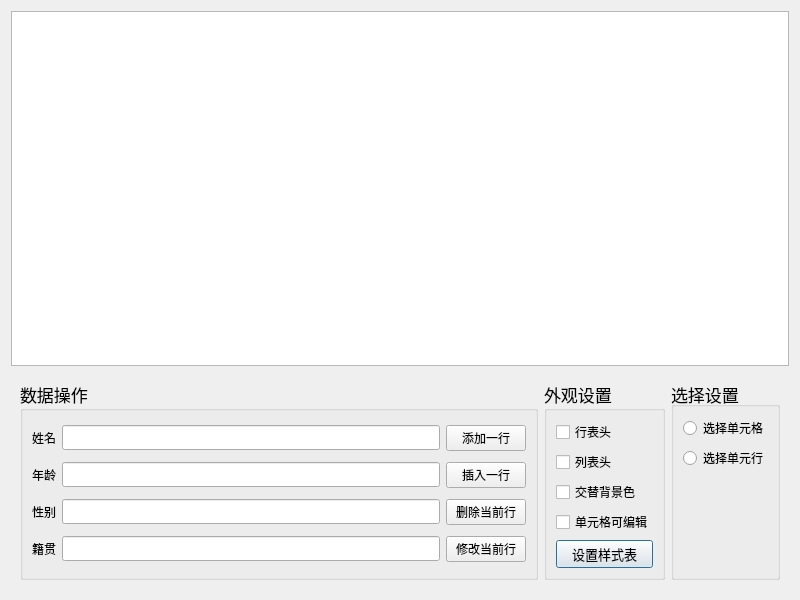
<?xml version="1.0" encoding="UTF-8"?>
<ui version="4.0">
 <class>Widget</class>
 <widget class="QWidget" name="Widget">
  <property name="geometry">
   <rect>
    <x>0</x>
    <y>0</y>
    <width>800</width>
    <height>600</height>
   </rect>
  </property>
  <property name="windowTitle">
   <string>Widget</string>
  </property>
  <layout class="QVBoxLayout" name="verticalLayout_2">
   <item>
    <widget class="QTableWidget" name="tableWidget"/>
   </item>
   <item>
    <widget class="QWidget" name="widget" native="true">
     <layout class="QGridLayout" name="gridLayout_2">
      <item row="0" column="0">
       <widget class="QGroupBox" name="selectsettings">
        <property name="font">
         <font>
          <family>Agency FB</family>
          <pointsize>13</pointsize>
         </font>
        </property>
        <property name="title">
         <string>数据操作</string>
        </property>
        <layout class="QGridLayout" name="gridLayout">
         <item row="0" column="0">
          <widget class="QLabel" name="n1">
           <property name="font">
            <font>
             <family>Agency FB</family>
             <pointsize>9</pointsize>
            </font>
           </property>
           <property name="text">
            <string>姓名</string>
           </property>
          </widget>
         </item>
         <item row="0" column="1">
          <widget class="QLineEdit" name="n2">
           <property name="font">
            <font>
             <family>Agency FB</family>
             <pointsize>9</pointsize>
            </font>
           </property>
          </widget>
         </item>
         <item row="0" column="2">
          <widget class="QPushButton" name="add1">
           <property name="font">
            <font>
             <family>Agency FB</family>
             <pointsize>9</pointsize>
            </font>
           </property>
           <property name="text">
            <string>添加一行</string>
           </property>
          </widget>
         </item>
         <item row="1" column="0">
          <widget class="QLabel" name="a1">
           <property name="font">
            <font>
             <family>Agency FB</family>
             <pointsize>9</pointsize>
            </font>
           </property>
           <property name="text">
            <string>年龄</string>
           </property>
          </widget>
         </item>
         <item row="1" column="1">
          <widget class="QLineEdit" name="a2">
           <property name="font">
            <font>
             <family>Agency FB</family>
             <pointsize>9</pointsize>
            </font>
           </property>
          </widget>
         </item>
         <item row="1" column="2">
          <widget class="QPushButton" name="append1">
           <property name="font">
            <font>
             <family>Agency FB</family>
             <pointsize>9</pointsize>
            </font>
           </property>
           <property name="text">
            <string>插入一行</string>
           </property>
          </widget>
         </item>
         <item row="2" column="0">
          <widget class="QLabel" name="s1">
           <property name="font">
            <font>
             <family>Agency FB</family>
             <pointsize>9</pointsize>
            </font>
           </property>
           <property name="text">
            <string>性别</string>
           </property>
          </widget>
         </item>
         <item row="2" column="1">
          <widget class="QLineEdit" name="s2">
           <property name="font">
            <font>
             <family>Agency FB</family>
             <pointsize>9</pointsize>
            </font>
           </property>
          </widget>
         </item>
         <item row="2" column="2">
          <widget class="QPushButton" name="destroy1">
           <property name="font">
            <font>
             <family>Agency FB</family>
             <pointsize>9</pointsize>
            </font>
           </property>
           <property name="text">
            <string>删除当前行</string>
           </property>
          </widget>
         </item>
         <item row="3" column="0">
          <widget class="QLabel" name="p1">
           <property name="font">
            <font>
             <family>Agency FB</family>
             <pointsize>9</pointsize>
            </font>
           </property>
           <property name="text">
            <string>籍贯</string>
           </property>
          </widget>
         </item>
         <item row="3" column="1">
          <widget class="QLineEdit" name="p2">
           <property name="font">
            <font>
             <family>Agency FB</family>
             <pointsize>9</pointsize>
            </font>
           </property>
          </widget>
         </item>
         <item row="3" column="2">
          <widget class="QPushButton" name="change1">
           <property name="font">
            <font>
             <family>Agency FB</family>
             <pointsize>9</pointsize>
            </font>
           </property>
           <property name="text">
            <string>修改当前行</string>
           </property>
          </widget>
         </item>
        </layout>
       </widget>
      </item>
      <item row="0" column="1">
       <widget class="QGroupBox" name="Appearancesettings">
        <property name="font">
         <font>
          <family>Agency FB</family>
          <pointsize>13</pointsize>
          <weight>50</weight>
          <italic>false</italic>
          <bold>false</bold>
         </font>
        </property>
        <property name="title">
         <string>外观设置</string>
        </property>
        <property name="flat">
         <bool>false</bool>
        </property>
        <property name="checkable">
         <bool>false</bool>
        </property>
        <layout class="QVBoxLayout" name="verticalLayout">
         <item>
          <widget class="QCheckBox" name="rowcheck">
           <property name="font">
            <font>
             <pointsize>9</pointsize>
            </font>
           </property>
           <property name="text">
            <string>行表头</string>
           </property>
          </widget>
         </item>
         <item>
          <widget class="QCheckBox" name="colcheck">
           <property name="font">
            <font>
             <pointsize>9</pointsize>
            </font>
           </property>
           <property name="text">
            <string>列表头</string>
           </property>
          </widget>
         </item>
         <item>
          <widget class="QCheckBox" name="backcheck">
           <property name="font">
            <font>
             <pointsize>9</pointsize>
            </font>
           </property>
           <property name="text">
            <string>交替背景色</string>
           </property>
          </widget>
         </item>
         <item>
          <widget class="QCheckBox" name="itemeditcheck">
           <property name="font">
            <font>
             <pointsize>9</pointsize>
            </font>
           </property>
           <property name="text">
            <string>单元格可编辑</string>
           </property>
          </widget>
         </item>
         <item>
          <widget class="QPushButton" name="qsspushButton">
           <property name="font">
            <font>
             <pointsize>10</pointsize>
            </font>
           </property>
           <property name="mouseTracking">
            <bool>false</bool>
           </property>
           <property name="tabletTracking">
            <bool>false</bool>
           </property>
           <property name="text">
            <string>设置样式表</string>
           </property>
           <property name="checkable">
            <bool>false</bool>
           </property>
           <property name="autoRepeatInterval">
            <number>100</number>
           </property>
           <property name="autoDefault">
            <bool>false</bool>
           </property>
           <property name="default">
            <bool>true</bool>
           </property>
           <property name="flat">
            <bool>false</bool>
           </property>
          </widget>
         </item>
        </layout>
       </widget>
      </item>
      <item row="0" column="2">
       <widget class="QGroupBox" name="groupBox">
        <property name="font">
         <font>
          <pointsize>13</pointsize>
         </font>
        </property>
        <property name="title">
         <string>选择设置</string>
        </property>
        <layout class="QFormLayout" name="formLayout">
         <item row="0" column="0">
          <widget class="QRadioButton" name="itemradiobutton">
           <property name="font">
            <font>
             <pointsize>9</pointsize>
            </font>
           </property>
           <property name="text">
            <string>选择单元格</string>
           </property>
          </widget>
         </item>
         <item row="1" column="0">
          <widget class="QRadioButton" name="rowradiobutton">
           <property name="font">
            <font>
             <pointsize>9</pointsize>
            </font>
           </property>
           <property name="text">
            <string>选择单元行</string>
           </property>
          </widget>
         </item>
        </layout>
       </widget>
      </item>
     </layout>
    </widget>
   </item>
  </layout>
 </widget>
 <resources/>
 <connections/>
</ui>
